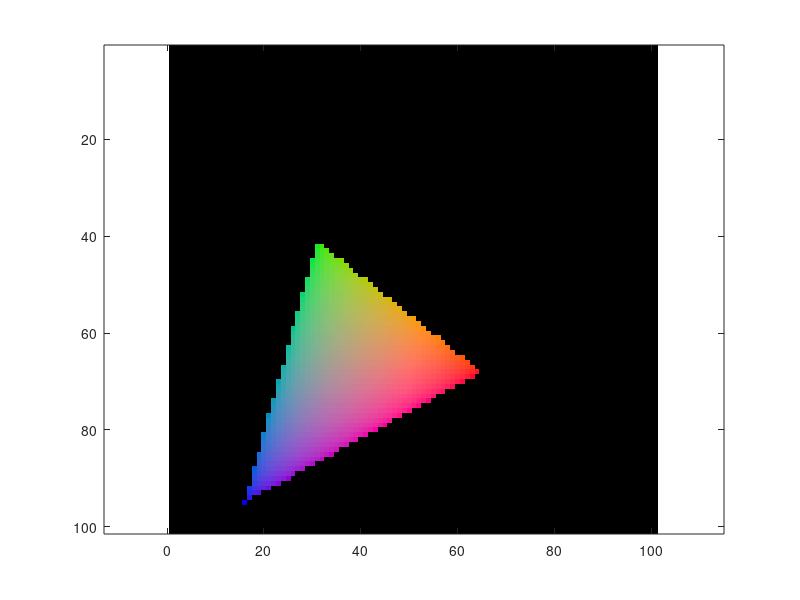

The MATLAB source for this figure:
[X Y] = meshgrid(0:0.01:1,0:0.01:1);
Z = 1 - X - Y;

X1 = X(:);
Y1 = Y(:);
Z1 = Z(:);
mask0 = (Z1 < 0) | (Z1 > 1);

% targetY = 0.5 / (X1 + Y1 + Z1);
% 
% X1 = X1 ./ Y1 .* targetY;
% Y1 = Y1 ./ Y1 .* targetY;
% Z1 = Z1 ./ Y1 .* targetY;

XYZ1 = [X1 Y1 Z1];
mask = (Z1 < 0) | (Z1 > 1);


rgb1 = xyz2rgb(XYZ1);
rgb1my = rgb1;

%rgb1(mask0,:) = 0;

mask1 = (rgb1(:,1) < 0);
mask11 = (rgb1(:,1) > 1);
mask111 = (rgb1(:,1) <1.6);

mask2 = (rgb1(:,2) < 0);
mask22 = (rgb1(:,2) > 1);
mask3 = (rgb1(:,3) < 0);
mask33= (rgb1(:,3) > 1);

rgb1(mask1,:) = 0;
%rgb1(mask11,:) = 0;
rgb1(mask2,:) = 0;
rgb1(mask22,:) = 0;
rgb1(mask3,:) = 0;
rgb1(mask33,:) = 0;

rgb = uint8(reshape(rgb1,size(X,1),size(X,2),3)*255);
rgbflipped = flipud(rgb);
image(rgbflipped)
axis equal
